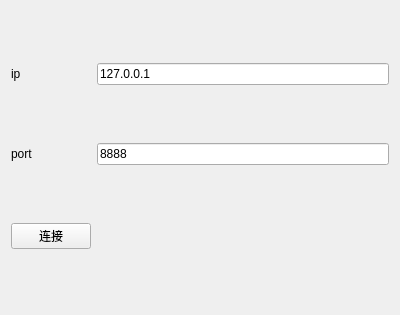
<?xml version="1.0" encoding="UTF-8"?>
<ui version="4.0">
 <class>clientwidget</class>
 <widget class="QWidget" name="clientwidget">
  <property name="geometry">
   <rect>
    <x>0</x>
    <y>0</y>
    <width>400</width>
    <height>315</height>
   </rect>
  </property>
  <property name="windowTitle">
   <string>Form</string>
  </property>
  <layout class="QGridLayout" name="gridLayout">
   <item row="0" column="0">
    <widget class="QLabel" name="label">
     <property name="text">
      <string>ip</string>
     </property>
    </widget>
   </item>
   <item row="0" column="1">
    <widget class="QLineEdit" name="ipEdit">
     <property name="text">
      <string>127.0.0.1</string>
     </property>
    </widget>
   </item>
   <item row="1" column="0">
    <widget class="QLabel" name="label_2">
     <property name="text">
      <string>port</string>
     </property>
    </widget>
   </item>
   <item row="1" column="1">
    <widget class="QLineEdit" name="portEdit">
     <property name="text">
      <string>8888</string>
     </property>
    </widget>
   </item>
   <item row="2" column="0">
    <widget class="QPushButton" name="connectButton">
     <property name="text">
      <string>连接</string>
     </property>
    </widget>
   </item>
  </layout>
 </widget>
 <resources/>
 <connections/>
</ui>
